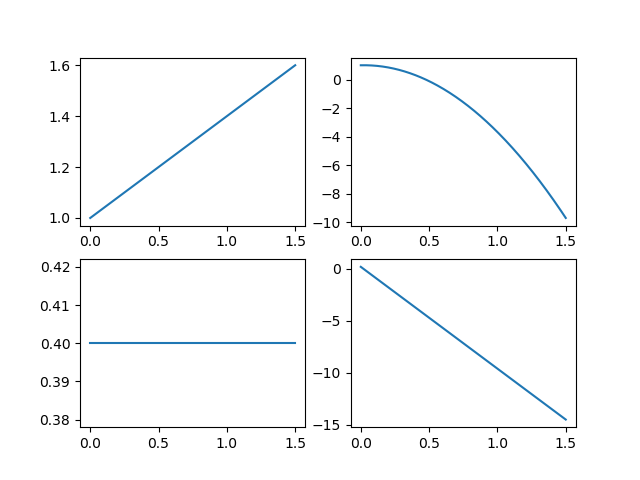

Write the Python code that produced this figure.
import numpy as np
import matplotlib.pyplot as plt

data = np.loadtxt("salida_ejercicio05.txt")

plt.figure()
plt.subplot(2,2,1)
plt.plot(data[:,0], data[:,1])

plt.subplot(2,2,2)
plt.plot(data[:,0], data[:,2])

plt.subplot(2,2,3)
plt.plot(data[:,0], data[:,3])

plt.subplot(2,2,4)
plt.plot(data[:,0], data[:,4])

plt.savefig("plot_ejercicio05.png")
